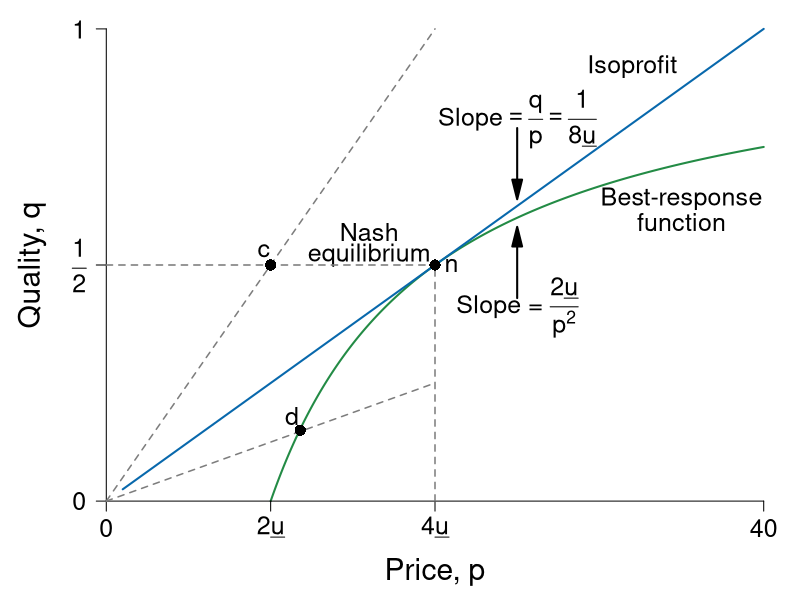

This figure's R source:
require(ggplot2)
require(shape)
pdf(file = "information_power/ch11_fig5.pdf", width = 9, height = 7)

#Set parameters for graphics
axislabelsize <- 1.8
labelsize <- 1.5
namesize <- 1.8
annotatesize <- 1.5
graphlinewidth <- 2
segmentlinewidth <- 1.5

COL <- c("#7fc97f", "#beaed4", "#fdc086", "#ffff99", "#386cb0", "#f0027f", "#bf5b17", "#666666")
COLA <- c("#e0f3db", "#99d8c9","#66c2a4","#41ae76", "#238b45", "#005824")
COLB <- c("#c6dbef", "#4eb3d3", "#2b8cbe", "#0868ac","#084081")
COLC <- c("#fcfbfd", "#efedf5", "#dadaeb", "#bcbddc", "#9e9ac8", "#807dba", "#6a51a3", "#54278f", "#3f007d")
grays <- gray.colors(25, start = 1, end = 0)

brfFn <- function(p, delta = 5) {
  1 - (2 * delta) / p
}

solowCondition <- function(p, delta = 5){
  (p*(1/(8*delta)))
}


par(mar =  c(4, 4, 0.5, 0.5))
xlims <- c(0, 40)
ylims <- c(0, 1)


plot(0, 0, xlim = xlims, ylim = ylims, type = "n",
     xlab = "",
     ylab = "",
     xaxt = "n", yaxt = "n", cex.lab = axislabelsize, bty = "n")

npts <- 500 
npts2 <- 501
#Specify the sequences of points for graphing. 
xx1 <- seq(10, xlims[2], length.out = npts)
xx2 <- seq(1, xlims[2], length.out = npts)

#Draw the lines for the graphs
lines(xx1, brfFn(xx1), col = COLA[5], lwd = graphlinewidth)
lines(xx2, solowCondition(xx2, delta = 5), col = COLB[4], lwd = graphlinewidth)

#Customize ticks and labels for the plot
ticksy <- c(0, 0.5, 1)
ylabels <- c(0, expression(paste(frac(1,2))), 1)
ticksx <- c(0, 10, 20, 40)
xlabels <- c(0, expression(paste(2*underline("u"))), expression(paste(4*underline("u"))), 40)
axis(1, at = ticksx, pos = 0, labels = xlabels, cex.axis = labelsize)
axis(2, at = ticksy, pos = 0, labels = ylabels, las = 1, cex.axis = labelsize)

mtext(expression(paste("Price, ", p)), side = 1, line = 2.5, cex = axislabelsize)
text(-4.5, 0.5*ylims[2], expression(paste("Quality, ", q)), xpd = TRUE, cex = axislabelsize, srt = 90) 

#Annotation of the three graphs and the NE
text(32, 0.92, expression(paste("Isoprofit")), cex = annotatesize)
#text(32, 0.92, expression(paste(q == frac(p, 8*underline("u")))), cex = annotatesize)
text(35, 0.64, expression(paste("Best-response")), cex = annotatesize)
text(35, 0.59, expression(paste("function")), cex = annotatesize)
#text(35, 0.50, expression(paste(q == 1 - frac(2*underline("u"), p))), cex = annotatesize)
text(16, 0.57, expression(paste("Nash")), cex = annotatesize)
text(16, 0.52, expression(paste("equilibrium")), cex = annotatesize)

#Lines for the coordinates of the Nash equilbrium
segments(20, 0, 20, 0.5, lty = 2, col = grays[20], lwd = segmentlinewidth)
segments(0, 0.5, 20, 0.5, lty = 2, col = grays[20], lwd = segmentlinewidth)

#Iso-profit slope annotation
text(25, 0.81, expression(paste("Slope", phantom() == frac(q,p), phantom() == frac(1, 8*underline("u")))), cex = annotatesize)
Arrows(25, 0.79, 25, 0.66, col = "black", lty = 1, lwd = 2, arr.type = "triangle")

#BRF Slope annotation
text(25, 0.41, expression(paste("Slope = ", frac(2*underline("u"), p^2))), cex = annotatesize)
Arrows(25, 0.43, 25, 0.56, col = "black", lty = 1, lwd = 2, arr.type = "triangle")

#Add a point for the NE
points(20, 0.5, pch = 16, col = "black", cex = 1.5)
text(21, 0.5, expression(paste("n")), cex = annotatesize)

#Add a ray and a point for c.  
segments(0, 0, 20, 1, lty = 2, lwd = segmentlinewidth, col = grays[20])
points(10, 0.5, pch = 16, col = "black", cex = 1.5)
text(9.6, 0.53, expression(paste("c")), cex = annotatesize)

#Add a ray and a point for d. 
segments(0, 0, 20, 0.25, lty = 2, lwd = segmentlinewidth, col = grays[20])
points(11.8, 0.15, pch = 16, col = "black", cex = 1.5)
text(11.3, 0.18, expression(paste("d")), cex = annotatesize)

dev.off()
